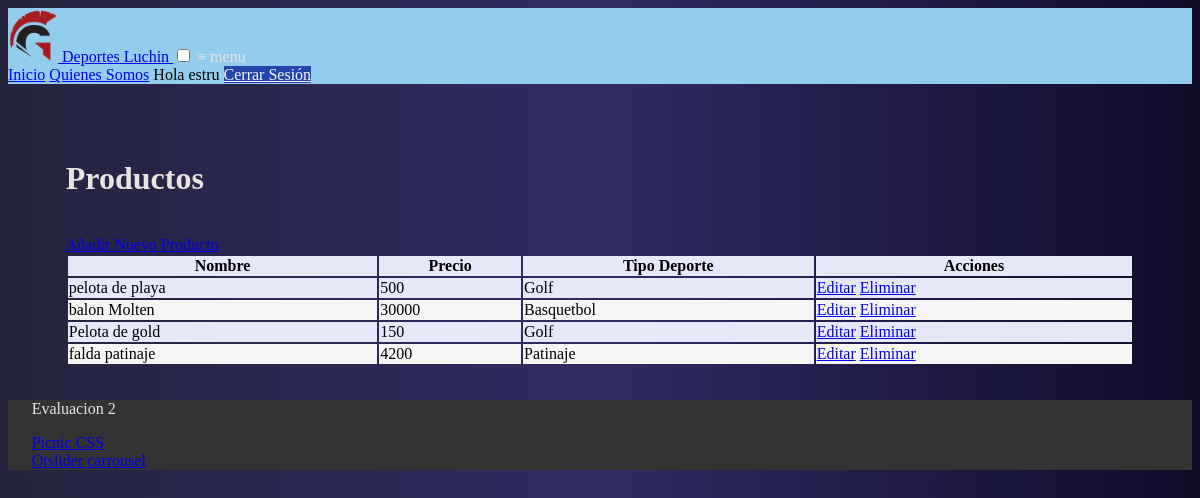
Page /warehouse/ (signed in) on the committed database.
### Tienda/models.py (models this page shows, shortened)
class Productos(models.Model):
    nombre=models.CharField(max_length=50)
    descripcion=models.CharField(max_length=200, null=True, blank=True)
    precio=models.IntegerField()
    tipoDeporte=models.ForeignKey(Deporte, null=True, on_delete= models.SET_NULL)
    path_and_rename = PathAndRename("imgProductos/")
    foto = models.ImageField(upload_to=path_and_rename, null=True, blank=True)

class Deporte(models.Model):
    nombre=models.CharField(max_length=20)
    path_and_rename = PathAndRename("imgCategory/")
    foto = models.ImageField(upload_to=path_and_rename, null=True, blank=True)
    def __str__(self):
        return self.nombre

### Tienda/decorators.py (the view)
        def wrapper_func(request, *args, **kwargs):
            group = None
            if request.user.groups.exists():
                group = request.user.groups.all()[0].name
            if group in allowed_roles:
                return view_func(request, *args, **kwargs)
            else:
                return HttpResponse('acceso denegado')

### Tienda/views.py (called while the page is built)
@login_required(login_url='home')
@allowed_users(allowed_roles=['administrador'])
def warehouse(request):
    productos = Productos.objects.all()
    return render(request, 'vistas/warehouse.html', {'productos': productos})

### Tienda/templates/vistas/warehouse.html (shortened to what this page needs)
{% extends 'vistas/main.html' %}
{% load static %}
{% block content %}
    <h1>Productos</h1>
    <br>
    <a href="{% url 'createP' %}" class='button success'>Añadir Nuevo Producto</a>
    <div class="contenedor-tabla">
        <table class="primary">
            <thead>
                <tr>
                    <th>Nombre</th>
                    <th>Precio</th>
                    <th>Tipo Deporte</th>
                    <th>Acciones</th>
                </tr>
            </thead>
            <tbody>
                {% for i in productos %}
                    <tr>
                        <td>{{i.nombre}}</td>
                        <td>{{i.precio}}</td>
                        <td>{{i.tipoDeporte}}</td>
                        <td>
                            <a href="{% url 'editP' i.id %}" class="button warning">Editar</a>
                            <a href="{% url 'deleteP' i.id %}" class="button error">Eliminar</a>
                        </td>
                    </tr>
                {% endfor %}
            </tbody>
        </table>
    </div>
{% endblock %}

### Tienda/templates/vistas/nav.html (shortened to what this page needs)
{% load static %}
<nav class="demo">
    <a href="#" class="brand">
      <img class="logo" src="{% static 'img/Logo.png' %}" />
      <span>Deportes Luchin</span>
    </a>
    <input id="bmenub" type="checkbox" class="show">
    <label for="bmenub" class="burger pseudo button">&#8801; menu</label>
    <div class="menu">
      <a href="{% url 'home' %}" class="pseudo button">Inicio</a>
      <a href="{% url 'about' %}" class="pseudo button">Quienes Somos</a>
      {% if user.is_authenticated %}
      <label class="user-label">Hola {{ request.user }}</label>
      <a href="{% url 'logout' %}" class="button myPersonalBtn">Cerrar Sesión</a>
      {% else %}
        <a href="{% url 'register' %}" class="button myPersonalBtn">Registrarse</a>
        <a href="{% url 'login' %}" class="button myPersonalBtn">Iniciar Sesión</a>
      {% endif %}
    </div>
  </nav>

### static/css/main.css (style rules this page uses)
body { background: #0f0c29; background: -webkit-linear-gradient(to right, #24243e, #302b63, #0f0c29); background: linear-gradient(to right, #24243e, #302b63, #0f0c29); }
nav { background-color: #93cdee; }
.logo { width: 50px; }
h1,h2,h3,h4,h5,h6,p,label { color: #eae1e1; }
.myPersonalBtn { background: rgb(38, 69, 170); color: whitesmoke; }
table { width: 100%; }
tr { background-color: #e6e8fa; }
tr:nth-child(even) { background-color: whitesmoke; }
.user-label { color: black; cursor: context-menu; }

### rows in the picture
Productos: nombre "pelota de playa", precio "500", tipoDeporte "Golf"
Productos: nombre "balon Molten", precio "30000", tipoDeporte "Basquetbol"
Productos: nombre "Pelota de gold", precio "150", tipoDeporte "Golf"
Productos: nombre "falda patinaje", precio "4200", tipoDeporte "Patinaje"

### other values in the picture
{{ request.user }} "estru"
